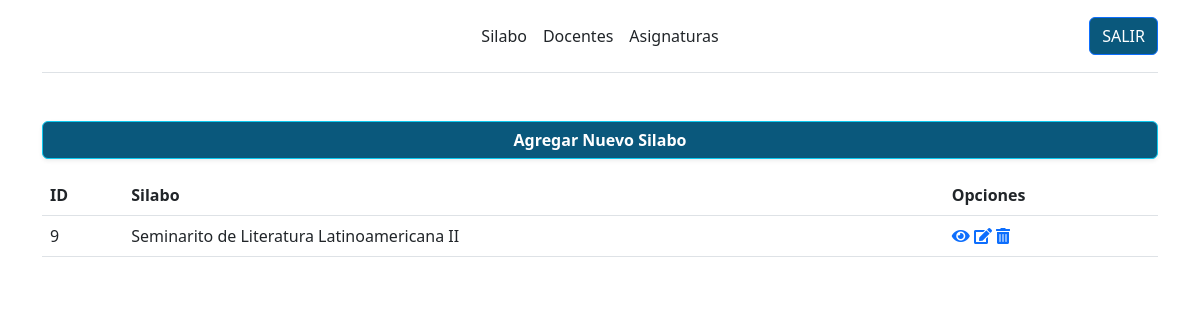
The page /silabo.php on the database its author committed.
### tables this page shows
CREATE TABLE `silabo` (
  `IdSilabo` mediumint NOT NULL AUTO_INCREMENT,
  `IdFacultad` mediumint NOT NULL,
  `IdAsignatura` mediumint NOT NULL,
  `IdDocente` mediumint NOT NULL,
  `Semestre` varchar(8) NOT NULL,
  `Duracion` varchar(2) NOT NULL,
  `FechaInicio` varchar(20) NOT NULL,
  `FechaFin` varchar(20) NOT NULL,
  `LocAul` varchar(30) NOT NULL,
  `Horario` varchar(30) NOT NULL,
  `Sumilla` varchar(1100) NOT NULL,
  `CompetenciaGeneral` varchar(100) NOT NULL,
  `CompetenciasEspecificas` varchar(200) NOT NULL,
  `Unidad1` varchar(100) NOT NULL,
  `Semana1` varchar(300) NOT NULL,
  `Semana2` varchar(300) NOT NULL,
  `Semana3` varchar(300) NOT NULL,
  `Semana4` varchar(300) NOT NULL,
  `Unidad2` varchar(100) NOT NULL,
  `Semana5` varchar(300) NOT NULL,
  `Semana6` varchar(300) NOT NULL,
  `Semana7` varchar(300) NOT NULL,
  `Semana8` varchar(300) NOT NULL,
  `Unidad3` varchar(100) NOT NULL,
  `Semana9` varchar(300) NOT NULL,
  `Semana10` varchar(300) NOT NULL,
  `Semana11` varchar(300) NOT NULL,
  `Semana12` varchar(300) NOT NULL,
  `Unidad4` varchar(100) NOT NULL,
  `Semana13` varchar(300) NOT NULL,
  `Semana14` varchar(300) NOT NULL,
  `Semana15` varchar(300) NOT NULL,
  `Semana16` varchar(300) NOT NULL,
  `Referencias` varchar(5000) NOT NULL,
  `RecursosElectronicos` varchar(100) NOT NULL,
  `EstrategiasMetologias` varchar(500) NOT NULL,
  `EstrategiasMetologiasUtil` varchar(500) NOT NULL,
  `ModaliEvaluacion` varchar(500) NOT NULL,
  `Nota1` varchar(10) NOT NULL,
  `Nota2` varchar(10) NOT NULL,
  `Nota3` varchar(10) NOT NULL,
  `PromFin` varchar(100) NOT NULL,
  `Requisitos` varchar(200) NOT NULL,
  PRIMARY KEY (`IdSilabo`),
  KEY `IdFacultad` (`IdFacultad`),
  KEY `IdAsignatura` (`IdAsignatura`),
  KEY `IdDocente` (`IdDocente`)
);

CREATE TABLE `asignatura` (
  `IdAsignatura` mediumint NOT NULL AUTO_INCREMENT,
  `Codigo` varchar(10) NOT NULL,
  `Nombre` varchar(100) NOT NULL,
  `Credito` varchar(2) NOT NULL,
  `Ciclo` varchar(5) NOT NULL,
  `Tiempo` varchar(8) NOT NULL,
  `IdFacultad` mediumint NOT NULL,
  `Grado` varchar(10) NOT NULL,
  `Tipo` varchar(60) NOT NULL,
  `Programa` varchar(50) NOT NULL,
  `Mencion` varchar(50) NOT NULL,
  PRIMARY KEY (`IdAsignatura`),
  KEY `IdFacultad` (`IdFacultad`)
);

### Consultas/silabo_consultar.php (called while the page is built, shortened)
<?php
include 'connection.php';
$sql_consulta_silabo = "SELECT S.IdSilabo, A.Nombre FROM Silabo S JOIN Asignatura A ON S.IdAsignatura = A.IdAsignatura";
$resultado_sql_consulta_silabo = mysqli_query($conexion, $sql_consulta_silabo);
?>

### silabo.php (the view, shortened to what this page needs)
<!DOCTYPE html>
<html lang="en">
<head>
    <link
      href="https://cdn.jsdelivr.net/npm/bootstrap@5.2.0/dist/css/bootstrap.min.css"
      rel="stylesheet"
    />
    <link rel="stylesheet" href="https://cdnjs.cloudflare.com/ajax/libs/twitter-bootstrap/5.2.0/css/bootstrap.min.css">
    <link rel="stylesheet" href="https://cdn.datatables.net/1.13.4/css/dataTables.bootstrap5.min.css">
    <link rel="stylesheet" href="https://cdnjs.cloudflare.com/ajax/libs/font-awesome/5.15.3/css/all.min.css">
</head>
<body>
  <div class="container">
      <header class="d-flex flex-wrap align-items-center justify-content-center justify-content-md-between py-3 mb-4 border-bottom">
        <a href="/" class="d-flex align-items-center col-md-3 mb-2 mb-md-0 text-dark text-decoration-none">
          <svg class="bi me-2" width="40" height="32" role="img" aria-label="Bootstrap"><use xlink:href="#bootstrap"/></svg>
        </a>
        <ul class="nav col-12 col-md-auto mb-2 justify-content-center mb-md-0">
          <li><a href="silabo.php" class="nav-link px-2 link-dark">Silabo</a></li>
          <li><a href="docente.php" class="nav-link px-2 link-dark">Docentes</a></li>
          <li><a href="asignatura.php" class="nav-link px-2 link-dark">Asignaturas</a></li>
        </ul>
        <div class="col-md-3 text-end">
          <a href="index.php">
            <button type="button" class="btn btn-primary" style="background-color: #0a587c">SALIR</button>
          </a>
        </div>
      </header>
  </div>
  <div class="container">
    <a href="silabo_agregar.php">
      <input type="submit" value="Agregar Nuevo Silabo" class="btn btn-info text-white w-100 mt-4 fw-semibold shadow-sm" style="background-color: #0a587c"/>
    </a>
  </div>
  <div class="container-sm mt-3 table-responsive">
    <table id="example" class="table table-striped" style="width:100%">
      <thead>
        <tr>
          <th>ID</th>
          <th>Silabo</th>
          <th>Opciones</th>
        </tr>
      </thead>
      <tbody>
        <tr>
          <?php include 'Consultas/silabo_consultar.php';?>
          <?php while ($f_silabo = mysqli_fetch_assoc($resultado_sql_consulta_silabo)) { ?>
            <tr>
                <td><?php echo $f_silabo['IdSilabo']; ?></td>
                <td><?php echo $f_silabo['Nombre']; ?></td>
                <td>
                  <a href="Consultas/silabo_visualizar.php?id=<?php echo $f_silabo['IdSilabo']; ?>"><i class="fas fa-eye"></i></a>
                  <a href="Consultas/silabo_editar.php?id=<?php echo $f_silabo['IdSilabo']; ?>"><i class="fas fa-edit"></i></a>
                  <a href="Consultas/silabo_eliminar.php?id=<?php echo $f_silabo['IdSilabo']; ?>"><i class="fas fa-trash-alt"></i></a>
                </td>
            </tr>
          <?php } ?>
      </tr>
      </tbody>
    </table>
  </div>
</body>
</html>

### rows shown on the page
silabo: IdSilabo "9", IdAsignatura.Nombre "Seminarito de Literatura Latinoamericana II"
